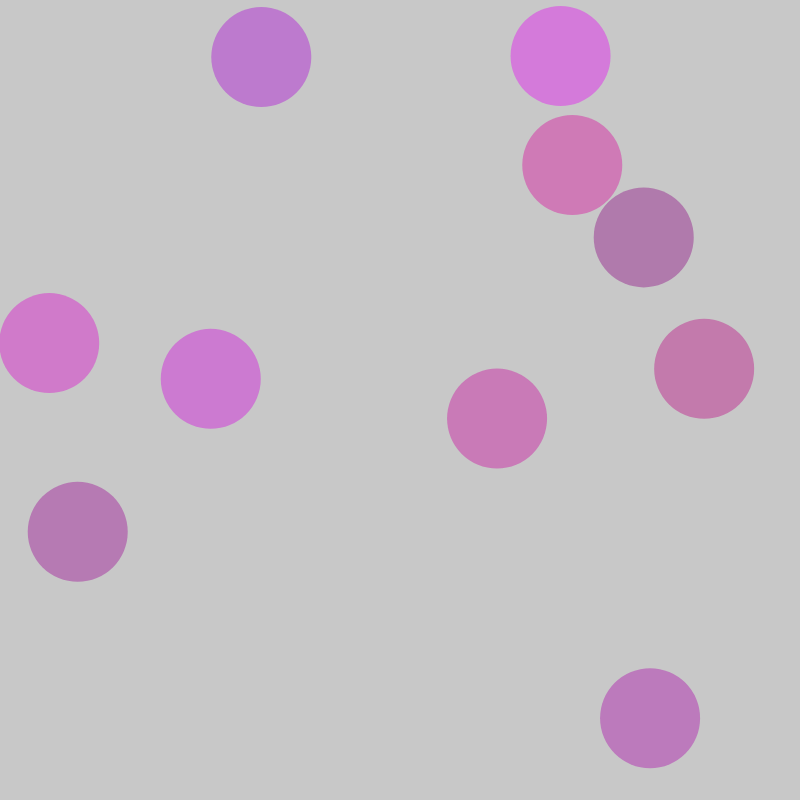
Frame 1 (no input)
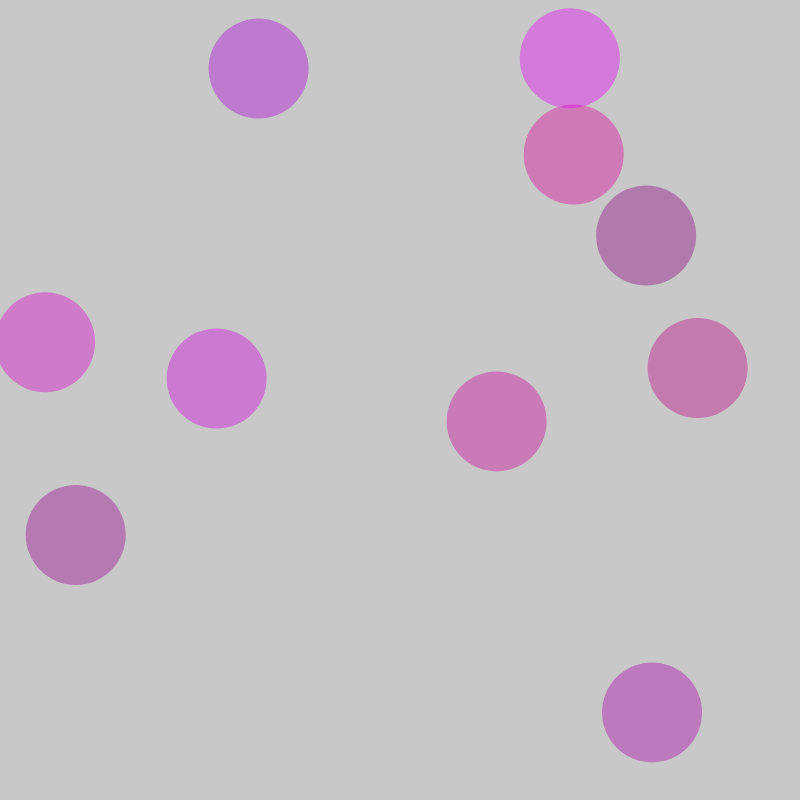
Frame 60 (no input)
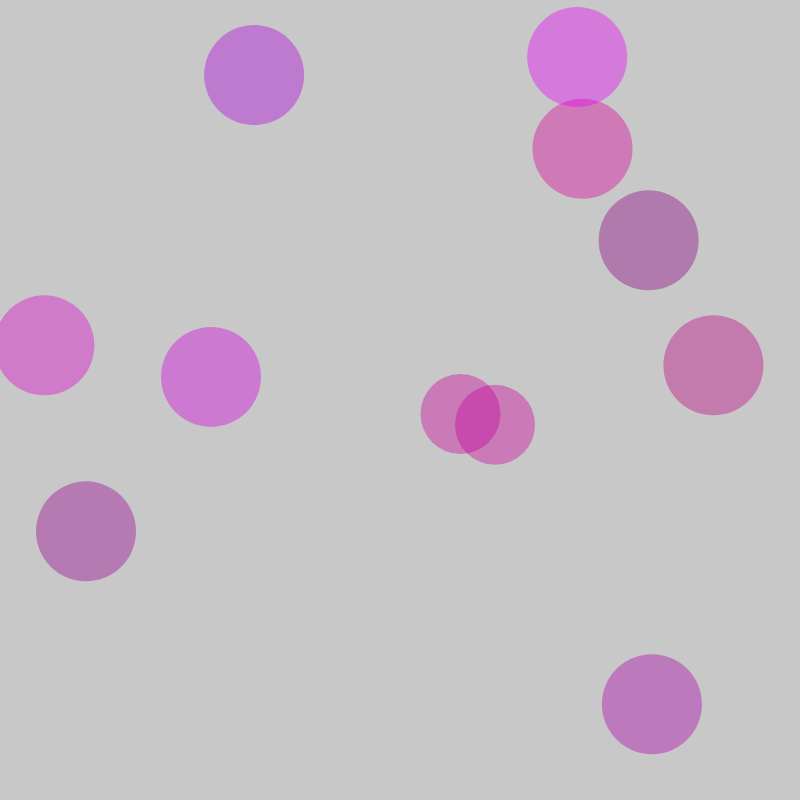
Frame 120 (the mouse pressed at the canvas centre since frame 60)

The p5.js sketch that drew these frames (run headless with seeded random() and noise() and a simulated clock; from frame 60 on, the mouse is pressed at the canvas centre):

// p5.js sketch
// ── sketch.js
let cells = [];
let n=10;

function setup() {
  createCanvas(800, 800);
 for(let i=0;i<n;i++){
  cells.push(new Cell())

 }
}

function draw() {
  background(200);

  for(let i=0;i<cells.length;i++){
  cells[i].move();
  cells[i].show()
  }
}

function mousePressed(){
  for(let i=cells.length-1;i>=0;i--){
    if(cells[i].clicked(mouseX,mouseY)){
      //  split the cell
      console.log("**@ clicked")
      cells.push(cells[i].mitosis())
      cells.push(cells[i].mitosis())
      cells.splice(i,1)
    }

  }
}


// ── Cell.js
//  representing a class
function Cell (pos,r,c){
    //  state variables
    this.position = pos ? pos.copy(): createVector(random(width),random(height));
    this.radius=r || 100;
    this.color= c || color(random(100,255),0,random(100,255),100)
  
    //  functions 
    this.move = function(){
     let velocity = p5.Vector.random2D();
     this.position.add(velocity)
    }
  
    this.show= function(){
        noStroke()
        fill(this.color)
        ellipse(this.position.x,this.position.y,this.radius,this.radius)
    }

    this.clicked= function(x,y){
        let distance = dist(this.position.x,this.position.y,x,y);
        if(distance<this.radius){
            return true;
        }
        else {
            return false;
        }

    }

    this.mitosis= function(){
        if(this.radius<5){
            return;
        }
        this.position.x+= random(-this.radius*0.5,this.radius*0.5)
        let cellA= new Cell(this.position,this.radius*0.8,this.color);

        return cellA;
    }
  }
